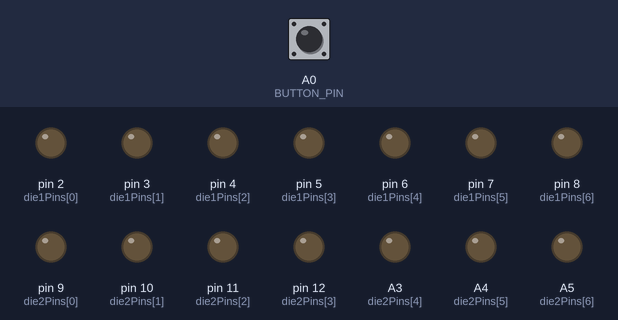
A sketch run on a simulated Arduino Uno, built with avr-gcc and run on an emulated ATmega328P. Parts: output pins drawn as LEDs (lit = HIGH). The inputs (shaded band) are chosen by the test bench; at power-on: A0 (BUTTON_PIN) HIGH. Random numbers use the default seed unless the sketch sets one.

Above: at 1.2 s.
1.3 s: A0 (BUTTON_PIN) pulled LOW for 0.15 s
At 3.6 s:
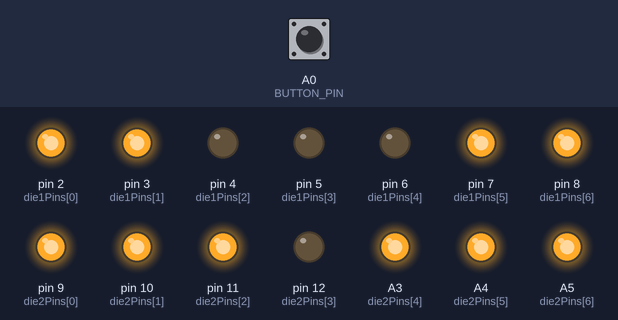
4.3 s: A0 (BUTTON_PIN) pulled LOW for 1 s
At 6.4 s:
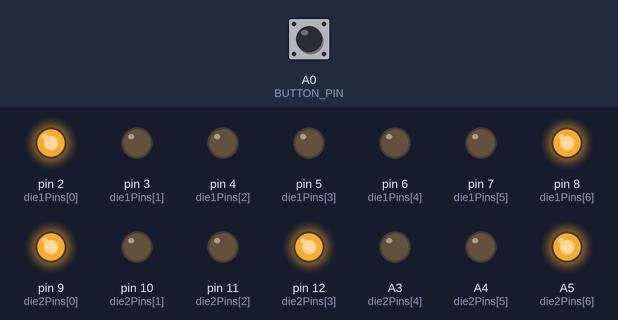
7.3 s: A0 (BUTTON_PIN) pulled LOW for 0.15 s
At 8.7 s:
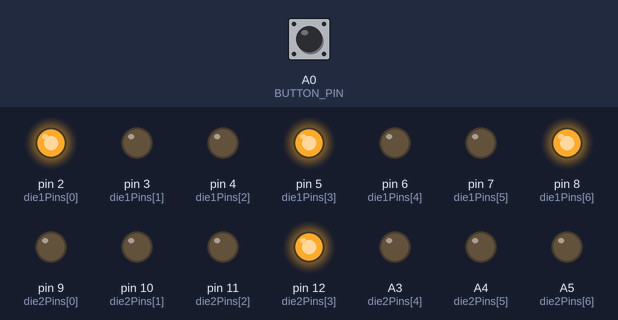
10.3 s: A0 (BUTTON_PIN) pulled LOW for 3.2 s
At 14.8 s:
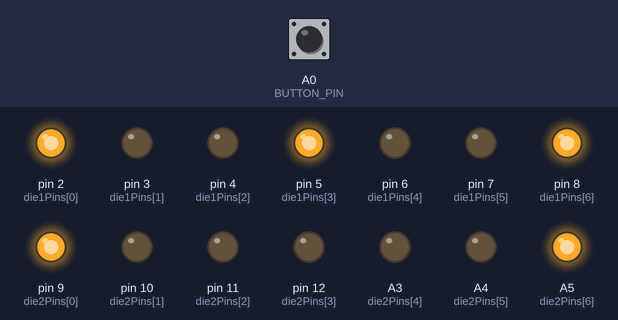
15.0 s: A0 (BUTTON_PIN) pulled LOW for 0.15 s
At 17.0 s:
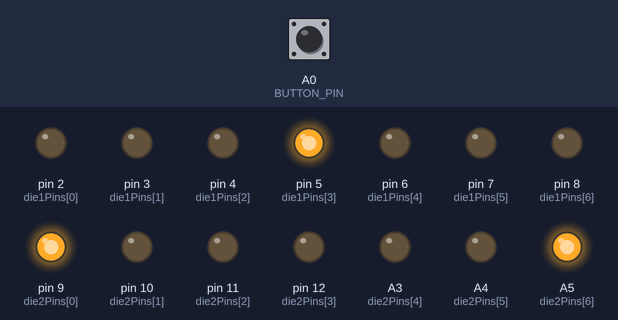
18.0 s: A0 (BUTTON_PIN) pulled LOW for 1 s
At 20.5 s:
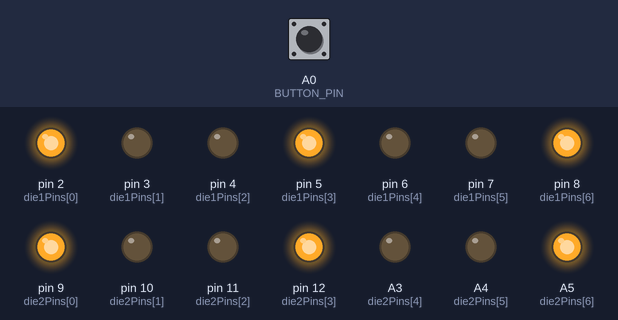
Timing chart, 0 to 22.0 s (numbered marks = the images above; inputs shaded):
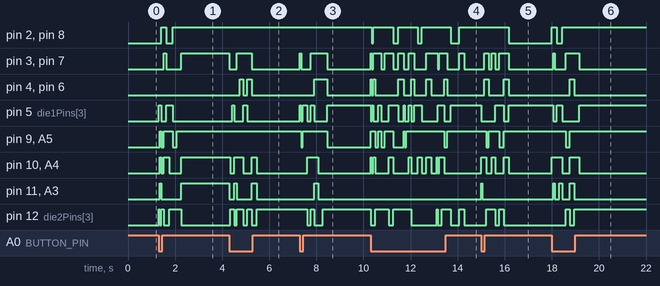

The sketch:

sketch.ino
```cpp
// (licence header left out)
#define BUTTON_PIN A0

const byte die1Pins[] = { 2, 3, 4, 5, 6, 7, 8};
const byte die2Pins[] = { 9, 10, 11, 12, A3, A4, A5};

void setup() {
  pinMode(A0, INPUT_PULLUP);
  for (byte i = 0; i < 7; i++) {
    pinMode(die1Pins[i], OUTPUT);
    pinMode(die2Pins[i], OUTPUT);
  }
}

void displayNumber(const byte pins[], byte number) {
  digitalWrite(pins[0], number > 1 ? HIGH : LOW); // top-left
  digitalWrite(pins[1], number > 3 ? HIGH : LOW); // top-right
  digitalWrite(pins[2], number == 6 ? HIGH : LOW); // middle-left
  digitalWrite(pins[3], number % 2 == 1 ? HIGH : LOW); // center
  digitalWrite(pins[4], number == 6 ? HIGH : LOW); // middle-right
  digitalWrite(pins[5], number > 3 ? HIGH : LOW); // bottom-left
  digitalWrite(pins[6], number > 1 ? HIGH : LOW); // bottom-right
}

bool randomReady = false;

void loop() {
  bool buttonPressed = digitalRead(BUTTON_PIN) == LOW;
  if (!randomReady && buttonPressed) {
    // Use the time until the first button press
    // to initialize the random number generator
    randomSeed(micros());
    randomReady = true;
  }

  if (buttonPressed) {
    for (byte i = 0; i < 10; i++) {
      int num1 = random(1, 7);
      int num2 = random(1, 7);
      displayNumber(die1Pins, num1);
      displayNumber(die2Pins, num2);
      delay(50 + i * 20);
    }
  }
}
```

Measured:
- after the input at 1.3 s, pin 2 (die1Pins[0]): LOW → HIGH after 0.12 s, → LOW 0.20 s later, → HIGH 0.28 s later; pin 3 (die1Pins[1]): LOW → HIGH after 0.21 s, → LOW 0.11 s later, → HIGH 0.64 s later
- after the input at 4.3 s, pin 3 (die1Pins[1]): HIGH → LOW at once, → HIGH 0.32 s later, → LOW 0.64 s later; pin 4 (die1Pins[2]): alternates HIGH for 0.17 s and LOW for 0.17 s, 4 changes in all, then stays LOW, starting after 0.45 s
- after the input at 7.3 s, pin 3 (die1Pins[1]): LOW → HIGH at once, → LOW 0.05 s later, → HIGH 0.40 s later, → LOW 0.72 s later; pin 4 (die1Pins[2]): LOW → HIGH after 0.60 s, → LOW 0.57 s later
- after the input at 10.3 s, pin 9 (die2Pins[0]), A5 (die2Pins[6]): LOW → HIGH at once, → LOW 0.21 s later, → HIGH 0.11 s later, → LOW 0.13 s later, … (11 changes in this stretch); pin 12 (die2Pins[3]): HIGH → LOW at once, → HIGH 0.21 s later, → LOW 0.56 s later, → HIGH 0.19 s later, … (11 changes in this stretch)
- after the input at 15.0 s, pin 2 (die1Pins[0]): HIGH → LOW after 1.2 s; pin 3 (die1Pins[1]): goes HIGH 0.20 s, LOW 0.13 s, HIGH 0.15 s, LOW 0.17 s, HIGH 0.40 s, then LOW, starting after 0.12 s
- after the input at 18.0 s, pin 2 (die1Pins[0]): LOW → HIGH at once, → LOW 0.21 s later, → HIGH 0.24 s later; pin 3 (die1Pins[1]): LOW → HIGH after 0.05 s, → LOW 0.07 s later, → HIGH 0.48 s later, → LOW 0.57 s later
